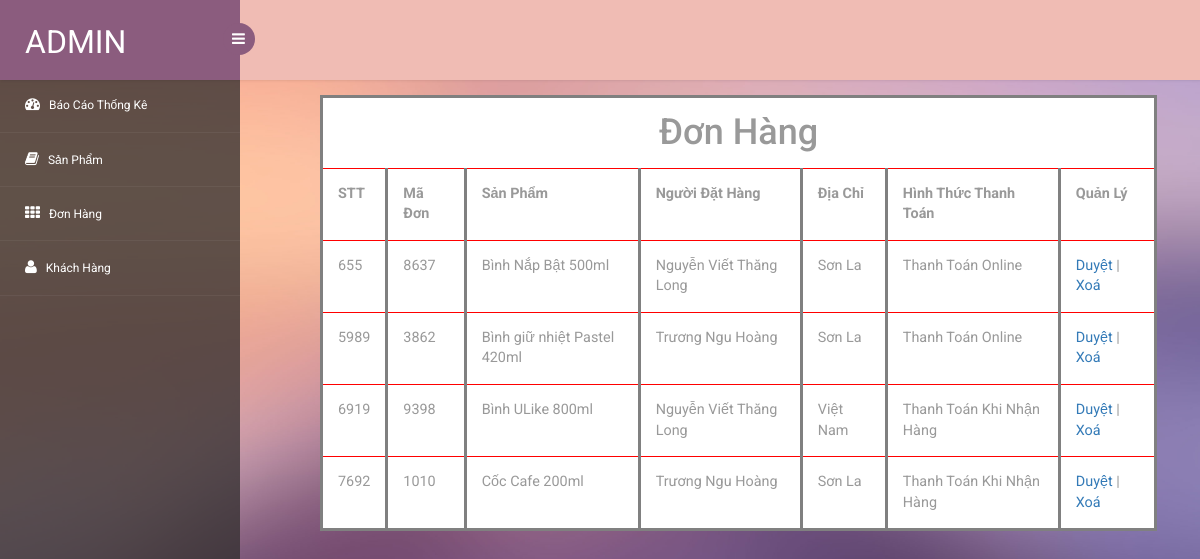
The app's page /admin/donhang/index.php with its own data.
### tables this page shows
CREATE TABLE `donhang` (
  `id` int NOT NULL,
  `madon` varchar(500) NOT NULL,
  `SanPham` varchar(500) NOT NULL,
  `nguoidat` varchar(500) NOT NULL,
  `diaChi` varchar(500) NOT NULL,
  `hinhThuc` varchar(500) NOT NULL,
  `trangthai` varchar(500) NOT NULL
);

### admin/donhang/main.php (called while the page is built)
<?php
include("lietke.php");
?>

### admin/donhang/lietke.php (the view, shortened to what this page needs)
<?php
$sql_lietke = "SELECT * FROM donhang ORDER BY id ASC";
$row_liet_ke = mysqli_query($mysqli,$sql_lietke);
?>
<body>
							<table class="table stats-table tt" style="width:90%">
              <td colspan="7" class = "sp" ><h1 style="text-align: center; ">Đơn Hàng</h1></td>
<tr>    <th>STT</th>
    <th>Mã Đơn</th>
    <th>Sản Phẩm</th>
    <th>Người Đặt Hàng</th>
    <th>Địa Chỉ</th>
    <th>Hình Thức Thanh Toán</th>
    <th>Quản Lý</th></tr>
  <?php
while($rows = mysqli_fetch_array($row_liet_ke)){
?>
<tr id="<?php echo $rows['id'] ?>">
    <td><?php echo $rows['id'] ?></td>
    <td><?php echo $rows['madon'] ?></td>
    <td><?php echo $rows['SanPham'] ?></td>
    <td><?php echo $rows['nguoidat'] ?></td>
    <td><?php echo $rows['diaChi'] ?></td>
    <td><?php echo $rows['hinhThuc'] ?></td>
    <td>
        <a href="#" onclick="duyetDonHang(<?php echo $rows['id'] ?>)">Duyệt</a> |
        <a href="xuly.php?id=<?php echo $rows['id'] ?>&query=xoa"onclick="return confirm('Bạn có chắc chắn muốn xoá không?')">Xoá</a>
    </td>
</tr>
<?php
}
?>
</table>

### admin/css/style.css (style rules this page uses)
h4, h5, h6, h1, h2, h3 { margin: 0; }
html, body { font-family: 'Roboto', sans-serif; font-size: 100%; overflow-x: hidden; background: url(../images/bg.jpg) no-repeat 0px 0px; background-size:cover; }
body a { transition: 0.5s all ease; -webkit-transition: 0.5s all ease; -moz-transition: 0.5s all ease; -o-transition: 0.5s all ease; -ms-transition: 0.5s all ease; text-decoration:none; }
h1,h2,h3,h4,h5,h6 { margin:0; }
.table>tbody>tr>td, .table>tbody>tr>th, .table>tfoot>tr>td, .table>tfoot>tr>th, .table>thead>tr>td, .table>thead>tr>th { border-bottom: 1px solid red ! important; }
.table.stats-table { margin-bottom: 0; }
.stats-table td { font-size: 0.9em; color: #555; padding: 11px !important; }
.table > thead > tr > th, .table > tbody > tr > th, .table > tfoot > tr > th, .table > thead > tr > td, .table > tbody > tr > td, .table > tfoot > tr > td { border-top: none !important; }
.table td, .table>tbody>tr>td, .table>tbody>tr>th, .table>tfoot>tr>td, .table>tfoot>tr>th, .table>thead>tr>td, .table>thead>tr>th { padding: 15px!important; }
.table > thead > tr > th, .table > tbody > tr > th, .table > tfoot > tr > th, .table > thead > tr > td, .table > tbody > tr > td, .table > tfoot > tr > td { font-size: 0.9em; color: #999; border-top: none !important; }

### admin/donhang/lietke.php (style rules this page uses)
.tt { position: relative; top: 0px; left: 65px; }
table, th, td { border:3px solid gray; background-color: white; }

### records on screen
donhang: id "655", madon "8637", SanPham "Bình Nắp Bật 500ml", nguoidat "Nguyễn Viết Thăng Long", diaChi "Sơn La", hinhThuc "Thanh Toán Online"
donhang: id "5989", madon "3862", SanPham "Bình giữ nhiệt Pastel 420ml", nguoidat "Trương Ngu Hoàng", diaChi "Sơn La", hinhThuc "Thanh Toán Online"
donhang: id "6919", madon "9398", SanPham "Bình ULike 800ml", nguoidat "Nguyễn Viết Thăng Long", diaChi "Việt Nam", hinhThuc "Thanh Toán Khi Nhận Hàng"
donhang: id "7692", madon "1010", SanPham "Cốc Cafe 200ml", nguoidat "Trương Ngu Hoàng", diaChi "Sơn La", hinhThuc "Thanh Toán Khi Nhận Hàng"
